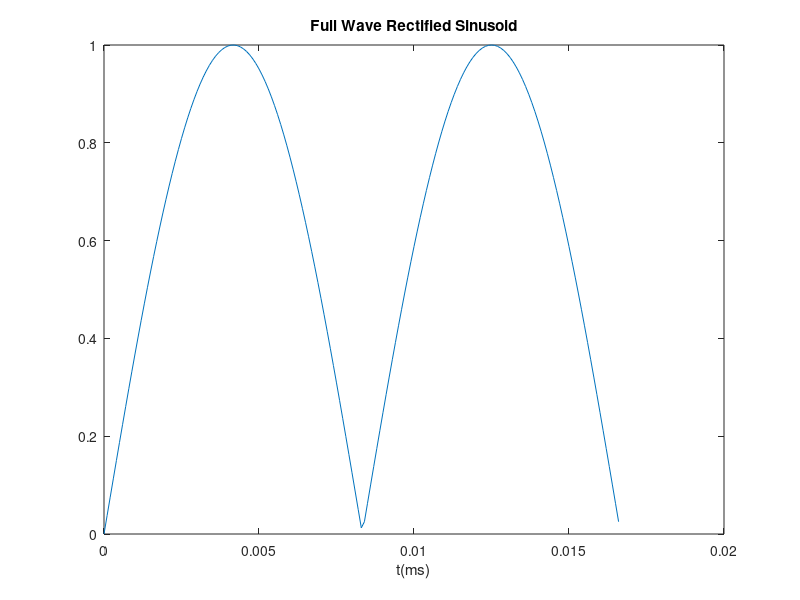
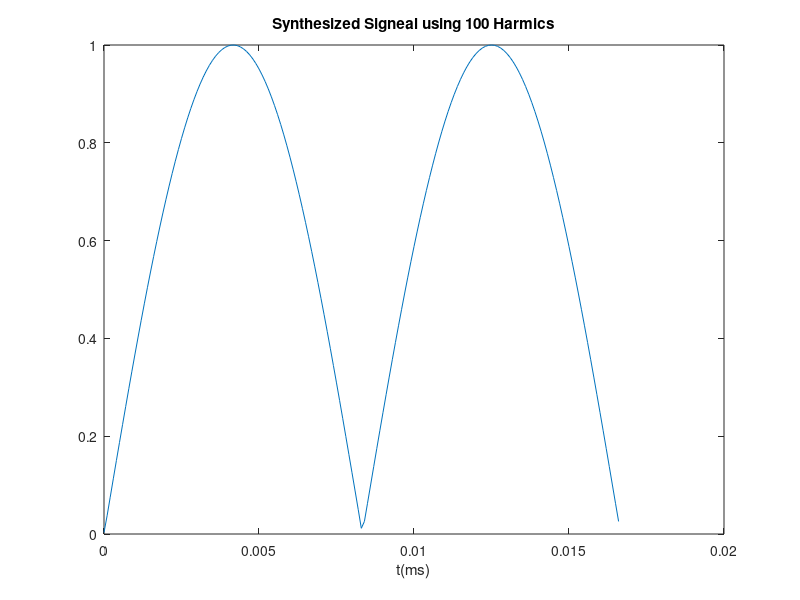
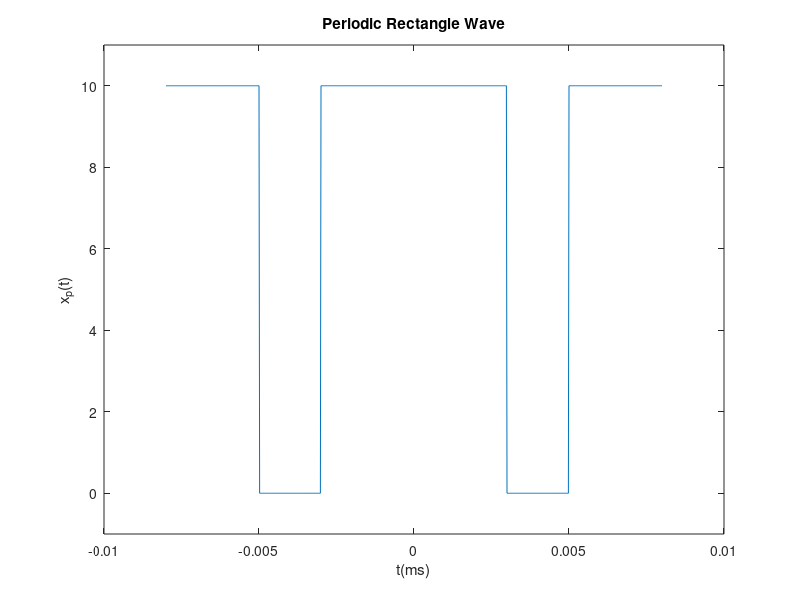
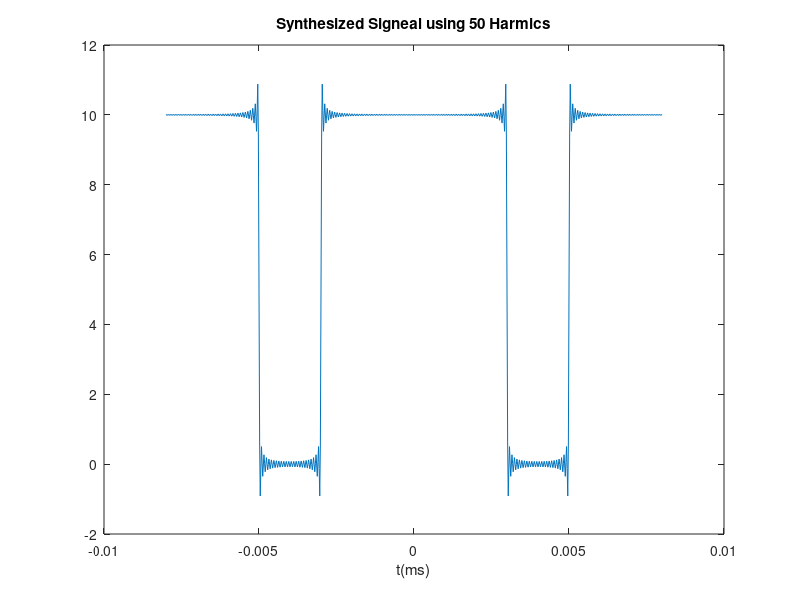

Write the MATLAB code that produced these figures, in order.
clear
clc 
close all

% Step 1
load('Lab7a.mat')
figure
plot(t, x)
title('Full Wave Rectified Sinusoid')
xlabel('t(ms)')

% Step 2
dt = 1/10000;
t = 0:dt:1/60;

A = 1;
w = 240*pi;
x3 = 0;

for k = -100:100
    C = -2*A/(pi*(4*k^2-1));
    x3 = x3 + C*exp(j*k*w*t);
end

figure
plot(t,real(x3))
title('Synthesized Signeal using 100 Harmics')
xlabel('t(ms)')
% Step 3
fprintf('%f\n',sum((x(:)-real(x3(:))).^2))

%%
%Step 5
A = 10;
a = 3e-3;
T = 8e-3;
w = 2*pi/T;
dt = 1/50000;

t = -8e-3:dt:8e-3;

xp = zeros(1, length(t));

tm1 = find(t >= -8e-3 & t <= -5e-3);
xp(tm1) = A;

tm2 = find(t >= -3e-3 & t <= 3e-3);
xp(tm2) = A;

tm3 = find(t >= 5e-3 & t <= 8e-3);
xp(tm3) = A;

figure
plot(t, xp)
title('Periodic Rectangle Wave')
xlabel('t(ms)')
ylabel('x_p(t)')
ylim([-1 11])

% Step 7
x3 = (2*a*A)/T;

for k = -100:100
    if k~=0
        C = A/(k*pi)*sin((2*pi*k*a)/T);
        x3 = x3 + C*exp(j*k*w*t)
    end
end

figure
plot(t,real(x3))
title('Synthesized Signeal using 50 Harmics')
xlabel('t(ms)')

fprintf('%f\n',sum((xp(:)-real(x3(:))).^2))



